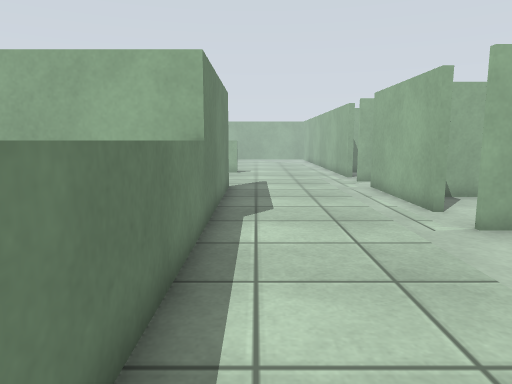
View 1 (above)

18 first-person views from a walk through a world built for the Gazebo simulator. The camera is 1 m above the floor, tilts 8° down and sees 70° across. The floor is counted in squares, 0.5 m on a side. Each view is taken from the middle of a square. On the plan, view 1 faces up. The plan holds only what a view shows up to about 19 squares ahead; the rest is blank. The place goes on beyond the plan.

View 2
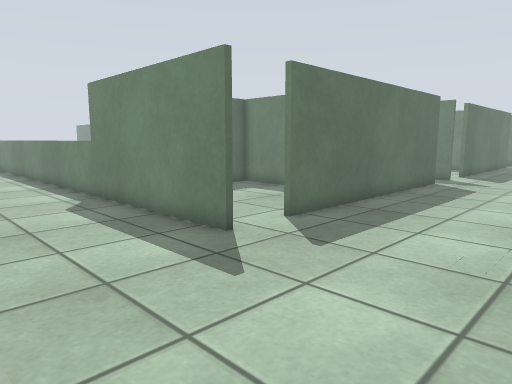

View 3
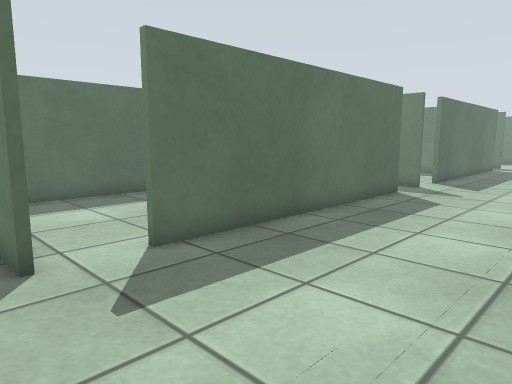

View 4
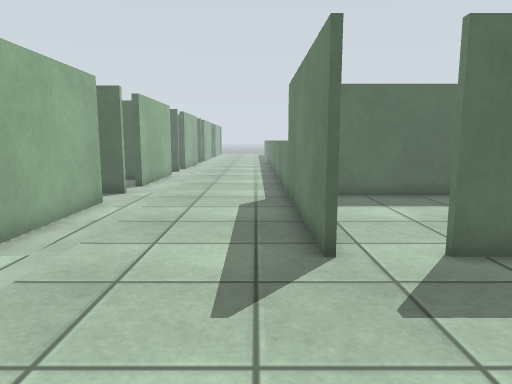

View 5
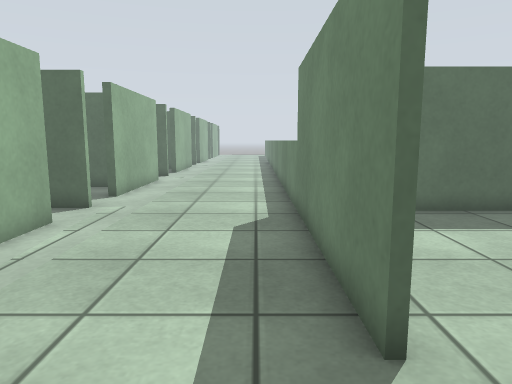

View 6
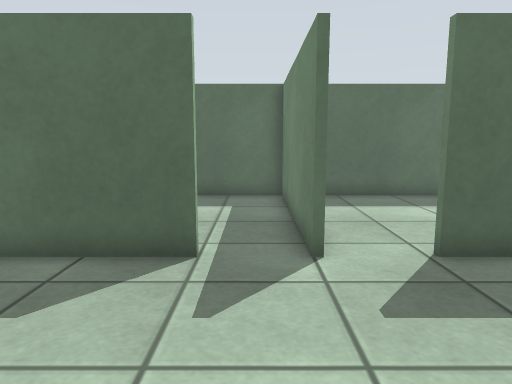

View 7
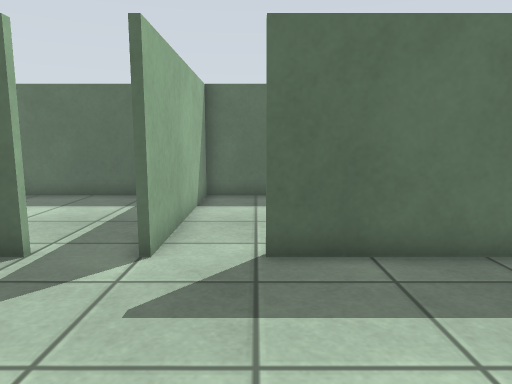

View 8
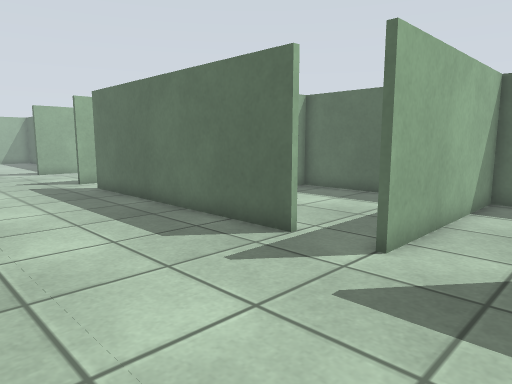

View 9
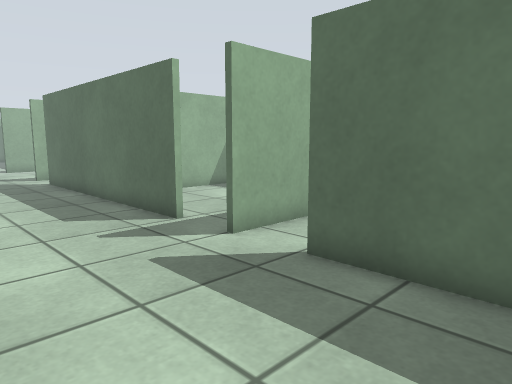

View 10
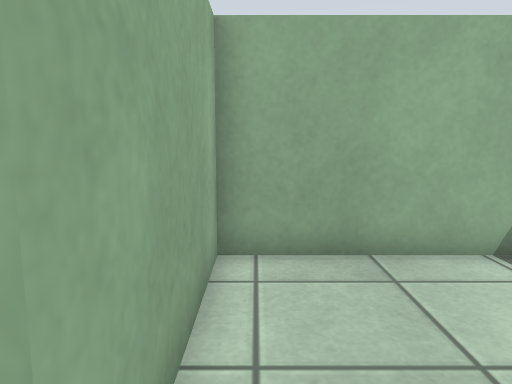

View 11
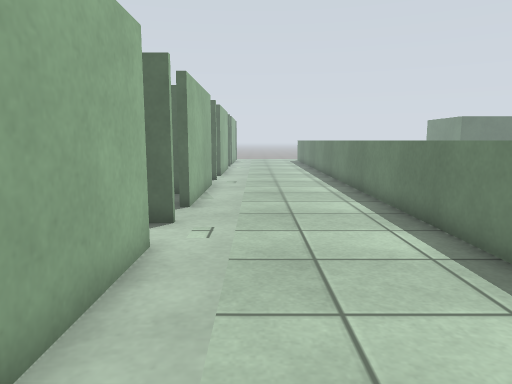

View 12
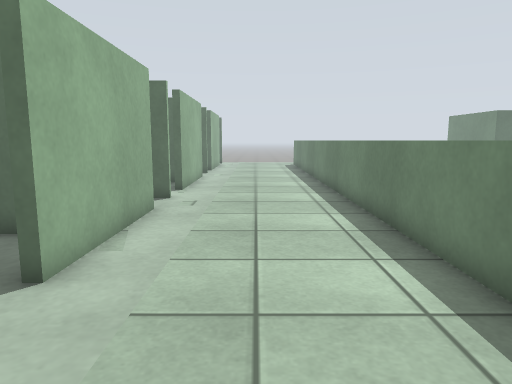

View 13
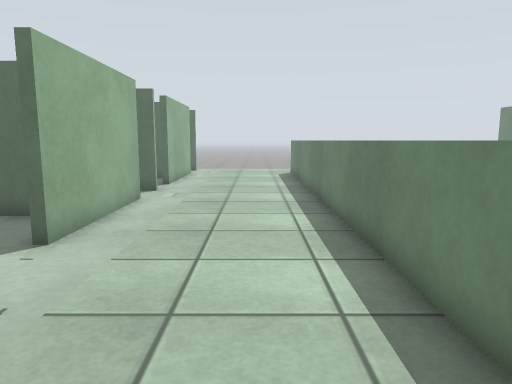

View 14
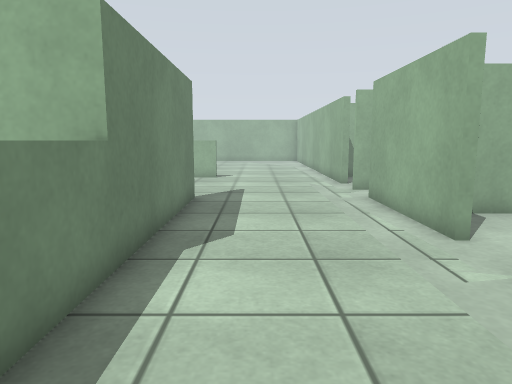

View 15
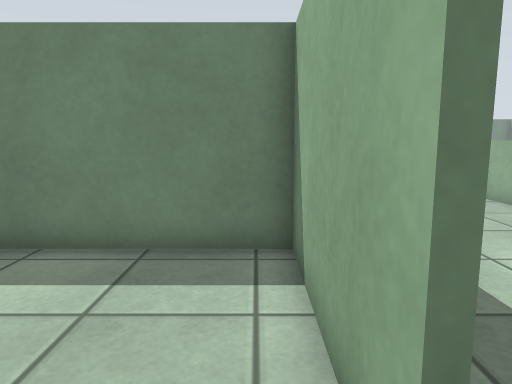

View 16
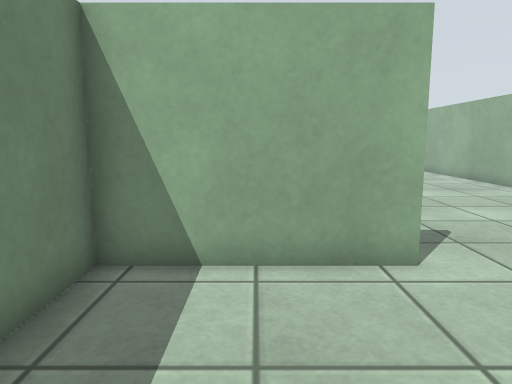

View 17
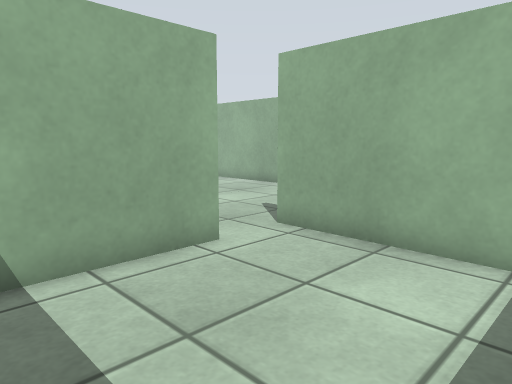

View 18
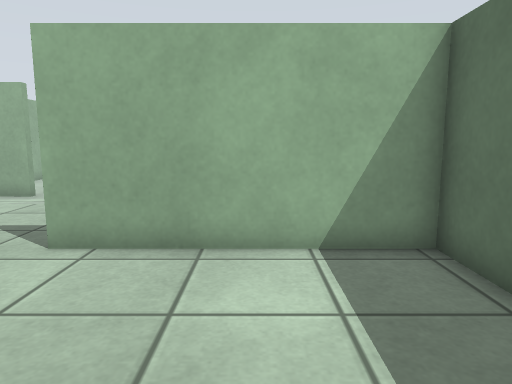

### Floor plan
Ten units are one square. View 1 is at (0, 0); x grows to the right and y downward. Boxes are objects, and circles mark ways between rooms. Rooms are numbered by the first view taken in them; rooms with no view inside come last. Other rooms are left out.
<svg viewBox="-230 -230 285 497">
<path fill="none" stroke="#000" d="M50 -101 50 -160M50 -2 50 -60M-14 -144 -14 -159M-12 -160 -12 261M50 -200 50 -225M-162 -86 -162 -160M50 98 50 39M-140 -159 -34 -159M-218 -86 -161 -86M-225 -159 -181 -159M50 196 50 138M50 262 50 238M-160 -160 -160 -86M-91 -157 -140 -157M-161 -86 -91 -86M-88 -86 -88 -158M-34 -157 -91 -157M-86 -158 -86 -86M-91 -86 -14 -86 -14 -144"/>
<circle cx="-145" cy="-160" r="3" fill="#2a7"/>
<circle cx="-25" cy="-155" r="3" fill="#2a7"/>
<text x="0" y="-60">1</text>
<text x="-130" y="-130">2</text>
<text x="-50" y="-120">3</text>
</svg>
Room 1 opens to room 2. Room 1 opens to room 3.

Where each view was taken, in squares from view 1:
view 1: 0 up, 0 right, facing up
view 2: 22 up, 4 right, facing down-left
view 3: 22 up, 0 right, facing down-left
view 4: 22 up, 0 right, facing down
view 5: 19 up, 0 right, facing down
view 6: 22 up, 15 left, facing down
view 7: 22 up, 18 left, facing down
view 8: 22 up, 19 left, facing down-right
view 9: 21 up, 22 left, facing down-right
view 10: 15 up, 15 left, facing right
view 11: 7 up, 3 right, facing down
view 12: 1 up, 2 right, facing down
view 13: 7 down, 1 right, facing down
view 14: 3 up, 1 right, facing up
view 15: 15 up, 2 left, facing left
view 16: 10 up, 6 left, facing up
view 17: 10 up, 8 left, facing up-right
view 18: 12 up, 8 left, facing right
